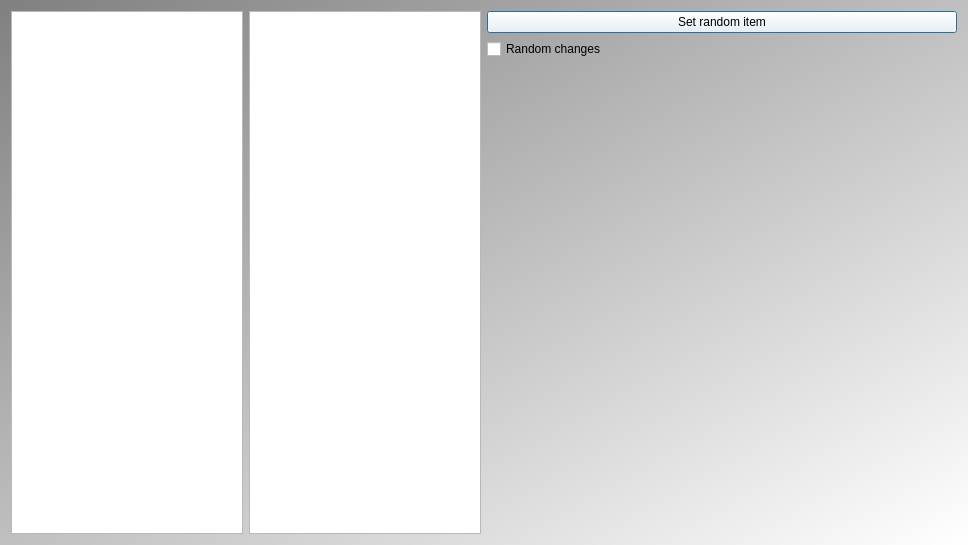
<?xml version="1.0" encoding="UTF-8"?>
<ui version="4.0">
 <class>QtTestQtArrowItemsModifyDialog</class>
 <widget class="QDialog" name="QtTestQtArrowItemsModifyDialog">
  <property name="geometry">
   <rect>
    <x>0</x>
    <y>0</y>
    <width>968</width>
    <height>545</height>
   </rect>
  </property>
  <property name="windowTitle">
   <string>Modify</string>
  </property>
  <property name="windowIcon">
   <iconset>
    <normaloff>:/images/ToolTestQtRoundedRectItemIcon.png</normaloff>:/images/ToolTestQtRoundedRectItemIcon.png</iconset>
  </property>
  <property name="styleSheet">
   <string notr="true">QDialog { 
background-color: qlineargradient(x1: 0, y1: 0, x2: 1, y2: 1, stop: 0  #808080, stop: 1 #ffffff);
}
QPushButton { background-color: rgb(255, 255, 255);  }
QPushButton { color: rgb(0,0,0); }</string>
  </property>
  <layout class="QGridLayout" name="gridLayout">
   <item row="0" column="0" rowspan="3">
    <widget class="QGraphicsView" name="view_left">
     <property name="sizePolicy">
      <sizepolicy hsizetype="Expanding" vsizetype="Expanding">
       <horstretch>1</horstretch>
       <verstretch>0</verstretch>
      </sizepolicy>
     </property>
    </widget>
   </item>
   <item row="0" column="1" rowspan="3">
    <widget class="QGraphicsView" name="view_right">
     <property name="sizePolicy">
      <sizepolicy hsizetype="Expanding" vsizetype="Expanding">
       <horstretch>1</horstretch>
       <verstretch>0</verstretch>
      </sizepolicy>
     </property>
    </widget>
   </item>
   <item row="0" column="2" colspan="2">
    <widget class="QPushButton" name="button_set_item">
     <property name="text">
      <string>Set random item</string>
     </property>
    </widget>
   </item>
   <item row="2" column="2">
    <widget class="QWidget" name="widget_left" native="true">
     <property name="sizePolicy">
      <sizepolicy hsizetype="Preferred" vsizetype="Preferred">
       <horstretch>1</horstretch>
       <verstretch>0</verstretch>
      </sizepolicy>
     </property>
    </widget>
   </item>
   <item row="2" column="3">
    <widget class="QWidget" name="widget_right" native="true">
     <property name="sizePolicy">
      <sizepolicy hsizetype="Preferred" vsizetype="Preferred">
       <horstretch>1</horstretch>
       <verstretch>0</verstretch>
      </sizepolicy>
     </property>
    </widget>
   </item>
   <item row="1" column="2" colspan="2">
    <widget class="QCheckBox" name="box_change">
     <property name="text">
      <string>Random changes</string>
     </property>
    </widget>
   </item>
  </layout>
 </widget>
 <resources/>
 <connections/>
</ui>
